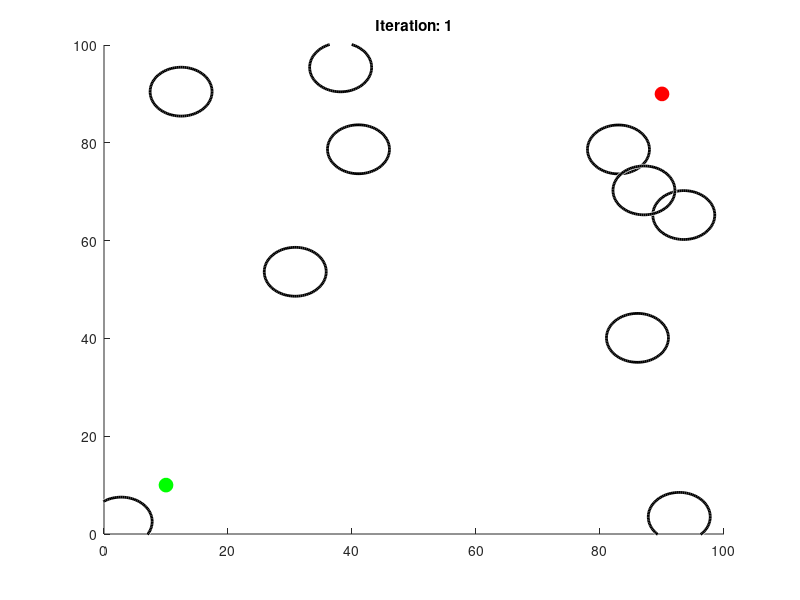

The MATLAB script that drew this image: (Note: this script raises an error after producing the figure.)
% Bi-directional RRT* in 2D

% Clear environment
clear;
clc;
close all;

% Parameters
start = [10, 10];
goal = [90, 90];
step_size = 5;
goal_sample_rate = 0.05;
max_iter = 500;
x_lim = [0, 100];
y_lim = [0, 100];
radius = 10;
delay_time = 0.05; % delay time in seconds

% Obstacle parameters
num_obstacles = 10;
obstacle_radius = 5;

% Node structure
node_start = struct('pos', start, 'parent', [], 'cost', 0);
node_goal = struct('pos', goal, 'parent', [], 'cost', 0);

% Initialize trees
tree_start = node_start;
tree_goal = node_goal;

% Plotting setup
figure;
hold on;
xlim(x_lim);
ylim(y_lim);
plot(start(1), start(2), 'go', 'MarkerSize', 10, 'MarkerFaceColor', 'g');
plot(goal(1), goal(2), 'ro', 'MarkerSize', 10, 'MarkerFaceColor', 'r');

% Generate obstacles
obstacles = struct('center', {}, 'radius', {});
for i = 1:num_obstacles
    obstacles(i).center = [rand * (x_lim(2) - x_lim(1)), rand * (y_lim(2) - y_lim(1))];
    obstacles(i).radius = obstacle_radius;
    viscircles(obstacles(i).center, obstacles(i).radius, 'EdgeColor', 'k');
end

% Main loop
for i = 1:max_iter
    % Display iteration number
    title(['Iteration: ', num2str(i)]);
    
    % Random sampling
    if rand < goal_sample_rate
        rand_point = goal;
    else
        rand_point = [rand * (x_lim(2) - x_lim(1)), rand * (y_lim(2) - y_lim(1))];
    end
    
    % Extend start tree
    idx_start = nearest(tree_start, rand_point);
    new_point_start = steer(tree_start(idx_start).pos, rand_point, step_size);
    
    % Check for collisions with obstacles
    if ~in_collision(new_point_start, obstacles)
        % Extend goal tree
        idx_goal = nearest(tree_goal, new_point_start);
        new_point_goal = steer(tree_goal(idx_goal).pos, new_point_start, step_size);
        
        if ~in_collision(new_point_goal, obstacles)
            % Add new nodes to trees
            if within_radius(tree_start(idx_start).pos, new_point_start, step_size)
                new_node_start = struct('pos', new_point_start, 'parent', idx_start, 'cost', tree_start(idx_start).cost + dist(tree_start(idx_start).pos, new_point_start));
                tree_start(end + 1) = new_node_start;
                plot([tree_start(idx_start).pos(1), new_point_start(1)], [tree_start(idx_start).pos(2), new_point_start(2)], 'b');
                drawnow;
            end
            
            if within_radius(tree_goal(idx_goal).pos, new_point_goal, step_size)
                new_node_goal = struct('pos', new_point_goal, 'parent', idx_goal, 'cost', tree_goal(idx_goal).cost + dist(tree_goal(idx_goal).pos, new_point_goal));
                tree_goal(end + 1) = new_node_goal;
                plot([tree_goal(idx_goal).pos(1), new_point_goal(1)], [tree_goal(idx_goal).pos(2), new_point_goal(2)], 'r');
                drawnow;
            end
            
            % Check for connection
            if within_radius(new_point_start, new_point_goal, step_size)
                disp('Path found!');
                
                % Trace path from start to goal
                path_start = [new_point_start];
                path_goal = [new_point_goal];
                
                idx = length(tree_start);
                while ~isempty(tree_start(idx).parent)
                    path_start = [tree_start(idx).pos; path_start];
                    idx = tree_start(idx).parent;
                end
                
                idx = length(tree_goal);
                while ~isempty(tree_goal(idx).parent)
                    path_goal = [path_goal; tree_goal(idx).pos];
                    idx = tree_goal(idx).parent;
                end
                
                path = [path_start; flipud(path_goal)];
                plot(path(:,1), path(:,2), 'g', 'LineWidth', 2);
                drawnow;
                
                break;
            end
        end
    end
    
    % Add a delay between iterations
    pause(delay_time);
end

if i == max_iter
    disp('Max iterations reached. Path not found.');
end

hold off;

% Function to calculate Euclidean distance
function d = dist(p1, p2)
    d = sqrt(sum((p1 - p2).^2));
end

% Function to find nearest node in the tree
function idx = nearest(tree, point)
    dists = arrayfun(@(node) dist(node.pos, point), tree);
    [~, idx] = min(dists);
end

% Function to steer towards a point
function new_point = steer(from_point, to_point, step_size)
    direction = to_point - from_point;
    distance = norm(direction);
    new_point = from_point + step_size * (direction / distance);
    if distance < step_size
        new_point = to_point;
    end
end

% Function to check if two points are within radius
function result = within_radius(p1, p2, radius)
    result = dist(p1, p2) <= radius;
end

% Function to check if a point is in collision with any obstacles
function result = in_collision(point, obstacles)
    result = any(arrayfun(@(obstacle) dist(point, obstacle.center) <= obstacle.radius, obstacles));
end
